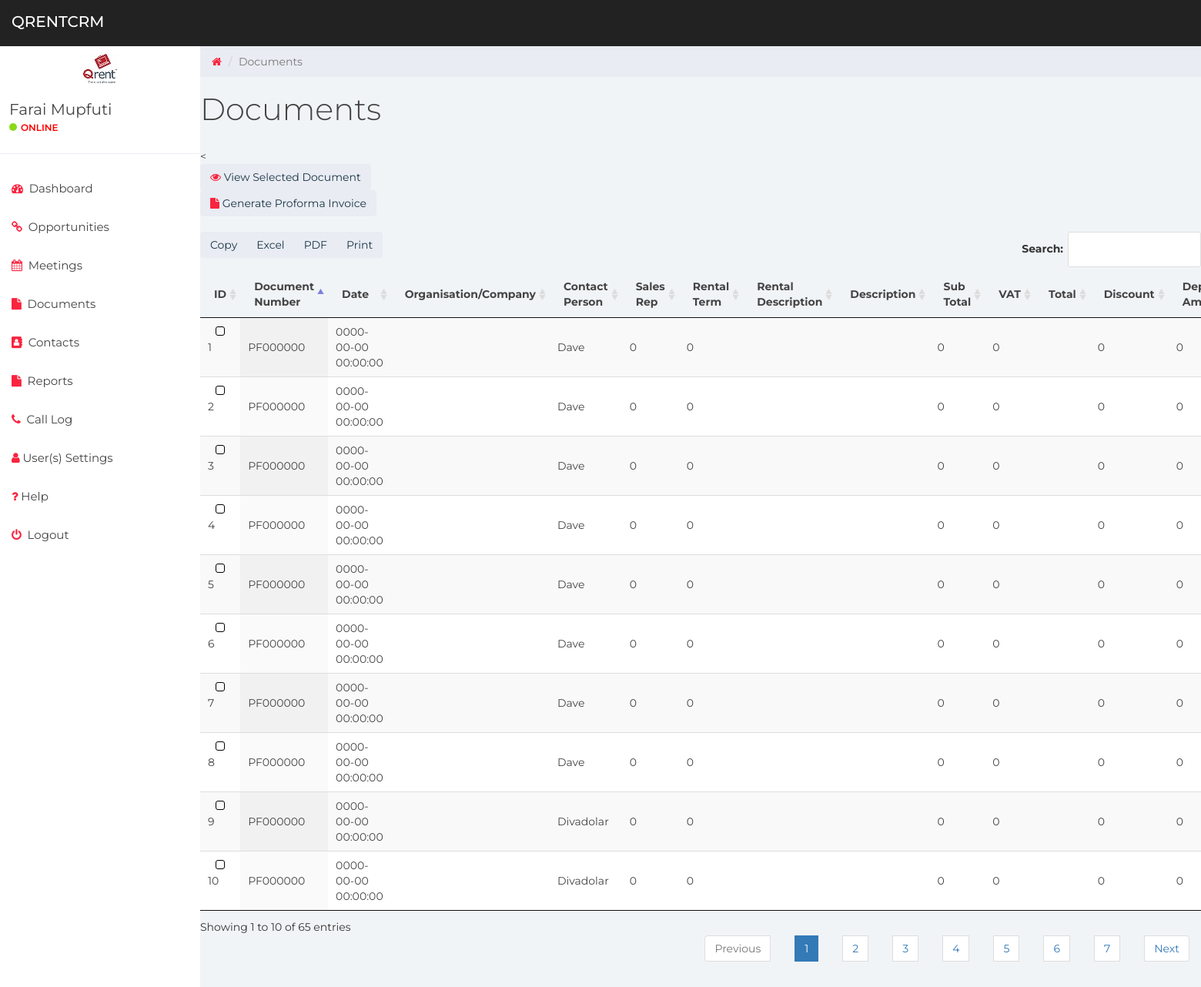
/documents.php (signed in), run on the app's committed database.
### tables this page shows
CREATE TABLE `invserialsheader` (
  `ID` int(11) NOT NULL,
  `Docno` varchar(9) NOT NULL,
  `DDate` timestamp NOT NULL DEFAULT CURRENT_TIMESTAMP,
  `CashName` varchar(30) NOT NULL,
  `Customer` varchar(30) NOT NULL,
  `Phone` varchar(22) NOT NULL,
  `Address` varchar(40) NOT NULL,
  `Address2` varchar(40) NOT NULL,
  `City` varchar(40) NOT NULL,
  `Province` varchar(50) NOT NULL,
  `Email` varchar(50) NOT NULL,
  `DepositCash` double NOT NULL,
  `DepositPeriod` varchar(3) NOT NULL,
  `subtotal` double NOT NULL,
  `Tax` double NOT NULL,
  `Total` double NOT NULL,
  `CustID` varchar(30) NOT NULL,
  `Remarks` varchar(100) NOT NULL,
  `RentalTerm` int(11) NOT NULL,
  `RentalDesc` varchar(10) NOT NULL,
  `Discount` double NOT NULL,
  `Description` varchar(100) NOT NULL,
  `sales_rep` varchar(50) NOT NULL,
  `telephone` varchar(50) NOT NULL,
  `username` varchar(30) NOT NULL,
  `Terms` varchar(30) NOT NULL,
  `MonthlyRental` varchar(20) NOT NULL
);

### documents.php (the view, shortened to what this page needs)
<?php
include("head.php");
?>
<div class="col-sm-9 col-sm-offset-3 col-lg-10 col-lg-offset-2 main">
		<div class="row">
			<ol class="breadcrumb">
				<li><a href="#">
					<em class="fa fa-home color-red"></em>
				</a></li>
				<li class="active">Documents</li>
			</ol>
		</div>
		<div class="row">
				<h1 class="page-header">Documents</h1>
<table>
<<td style="white-space:nowrap;">
		<button id="btnViewSelectedProforma" class="btn btn-default"><span class="fa fa-add"></span><em class="fa fa-eye color-red"> </em> View Selected Document</button>
				<form id="generateProformaForm">
				<button data-toggle="modal" id="generateProforma" data-target="#processProfModal" class="btn btn-default"><em class="fa fa-file color-red"></em>  Generate Proforma Invoice</button>
	</form>
	</td>
		</table>
		</div>
			<div class="row">
			<br>
<?php
$query = "SELECT * FROM invserialsheader";
$result = mysql_query($query);
echo "<table id=\"example\" class=\"display\" cellspacing=\"0\" width=\"100%\">";
echo "<thead><tr><th>ID</th><th>Document Number</th><th>Date</th><th>Organisation/Company</th><th>Contact Person</th><th>Sales Rep</th><th>Rental Term</th><th>Rental Description</th><th>Description</th><th>Sub Total</th><th>VAT</th><th>Total</th><th>Discount</th><th>Deposit Amount</th><th>Deposit Period</th><th>Address</th><th>Address2</th><th>City</th><th>Province</th><th>Mobile Phone</th><th>Telephone</th><th>Email</th><th>Remarks</th></tr></thead><tbody>";
while($row = mysql_fetch_array($result)){
echo "<tr><td>". $row['ID']."</td><td>". $row['Docno']."</td><td>". $row['DDate']."</td><td>".$row['Customer']."</td><td>".$row['CashName']."</td><td>".$row['username']."</td><td>".$row['RentalTerm']."</td><td>".$row['Rentaldesc']."</td><td>".$row['Description']."</td><td>".$row['subtotal']."</td><td>".$row['Tax']."</td><td>".$row['total']."</td><td>".$row['Discount']."</td><td>".$row['DepositCash']."</td><td>".$row['DepositPeriod']."</td><td>".$row['Address']."</td><td>".$row['Address2']."</td><td>".$row['City']."</td><td>".$row['Province']."</td><td>".$row['Mobile']."</td><td>".$row['Telephone']."</td><td>".$row['Email']."</td><td>".$row['Remarks']."</td></tr>";
}
echo "</tbody></table>";
?>
</div>
</div>
<?php
include("footer.php");
?>

### head.php (shortened to what this page needs)
<!DOCTYPE html>
<html>
<head>
	<link href="css/bootstrap.min.css" rel="stylesheet">
	<link href="css/font-awesome.min.css" rel="stylesheet">
	<link href="css/datepicker3.css" rel="stylesheet">
	<link href="css/styles.css" rel="stylesheet">
		<link href="css/jquery.dataTables.min.css" rel="stylesheet">
		<link href="css/select.dataTables.min.css" rel="stylesheet">
  <link rel="stylesheet" href="css/jquery.dataTables.min.css">
</head>
<body>
	<nav class="navbar navbar-custom navbar-fixed-top" role="navigation">
		<div class="container-fluid">
			<div class="navbar-header">
				<a class="navbar-brand" href="#">QRENT</span>CRM</a>
			</div>
		</div>
	</nav>
	<div id="sidebar-collapse" class="col-sm-3 col-lg-2 sidebar">
		<div class="profile-sidebar">
			<div class="profile">
			<p align="center"><img src="logo.jpg" class="img-responsive" alt=""></p>
			</div>
			<div class="profile-usertitle">
				<div class="profile-usertitle-name"><?php
echo $_SESSION['username'];
?></div>
				<div class="profile-usertitle-status" style="color:red;"><span class="indicator label-success"></span>Online</div>
			</div>
		</div>
		<ul class="nav menu">
			<li class="color-red"><a href="dashboard.php"><em class="fa fa-dashboard color-red">&nbsp;</em> Dashboard</a></li>
			<li class="color-red"><a href="opportunities.php"><em class="fa fa-link color-red">&nbsp;</em> Opportunities</a></li>
						<li class="color-red"><a href="meetings.php"><em class="fa fa-calendar color-red">&nbsp;</em> Meetings</a></li>
			<li class="color-red"><a href="documents.php"><em class="fa fa-file color-red">&nbsp;</em> Documents</a></li>
			<li class="color-red"><a href="contacts.php"><em class="fa fa-address-book color-red">&nbsp;</em> Contacts</a></li>
					<li class="color-red"><a href="reports.php"><em class="fa fa-file color-red">&nbsp;</em> Reports</a></li>
			<li class="color-red"><a href="calls.php"><em class="fa fa-phone color-red">&nbsp;</em> Call Log</a></li>
			<li class="color-red"><a href="user_management.php"><em class="fa fa-user color-red">&nbsp;</em>User(s) Settings </a></li>
						<li class="color-red"><a href="help.php"><em class="fa fa-question color-red">&nbsp;</em>Help </a></li>
			<li class="color-red" ><a href="logout.php"><em class="fa fa-power-off color-red">&nbsp;</em> Logout</a></li>
		</ul>
	</div>

### footer.php (shortened to what this page needs)
</body>
</html>

### css/styles.css (style rules this page uses)
body { background: #f1f4f7; padding-top: 60px; font-size: 14px; color: #444444; font-family: "Montserrat", "Helvetica Neue", Helvetica, Arial, sans-serif; }
p { color: #777; }
a, a:hover, a:focus { color: #30a5ff; }
h1, h2, h3, h4, h5, h6 { color: #444444; }
h1 { font-weight: 300; font-size: 40px; }
.color-red { color: #f9243f; }
.navbar-custom { background: #222; height: 60px; }
.navbar-header .navbar-brand { color: #fff; font-size: 20px; text-transform: uppercase; font-weight: 500; height: 60px; padding-top: 18px; }
.btn-default, .btn-default:hover, .btn-default:focus, .btn-default:active, .btn-default.active, .open > .dropdown-toggle.btn-default, .btn-default.disabled, .btn-default[disabled], fieldset[disabled] .btn-default, .btn-default.disabled:hover, .btn-default[disabled]:hover, fieldset[disabled] .btn-default:hover, .btn-default.disabled:focus, .btn-default[disabled]:focus, fieldset[disabled] .btn-default:focus, .btn-default.disabled:active, .btn-default[disabled]:active, fieldset[disabled] .btn-default:active, .btn-default.disabled.active, .btn-default[disabled].active, fieldset[disabled] .btn-default.active { background-color: #e9ecf2; border-color: #e9ecf2; color: #1b3548; }
.label-success { background-color: #8ad919; }
.navbar { border: 0; }
.sidebar { display: block; padding: 0; display: none; box-shadow: none; background: #fff; }
.sidebar ul { margin: 20px 0px; }
@media (min-width: 768px) { .sidebar { display: block; position: fixed; top: 60px; bottom: 0; left: 0; z-index: 1000; display: block; margin: 0; padding: 0; overflow-x: hidden; overflow-y: auto; } }
@media (min-width: 768px) { .navbar-header { width: 100%; } }
.sidebar ul.nav li a { height: 50px; font-size: 15px; line-height: 2em; color: #444444; }
.profile-sidebar { padding: 10px 0; border-bottom: 1px solid #e9ecf2; }
.indicator { width: 10px; height: 10px; display: inline-block; border-radius: 9999px; margin-right: 5px; }
.profile-usertitle { float: left; text-align: left; margin: 10px 0 0 12px; }
.profile-usertitle-name { font-size: 20px; margin-bottom: 0px; }
.profile-usertitle-status { text-transform: uppercase; color: #AAA; font-size: 12px; font-weight: 600; margin-bottom: 15px; }
.breadcrumb { border-radius: 0; padding: 10px 15px 10px 15px; background: #e9ecf2; margin: 0; }
h1.page-header { margin-top: 20px; border-bottom: 0; }

### data on the page
invserialsheader: ID "1", Docno "PF000000", DDate "0000-00-00 00:00:00", CashName "Dave", username "0", RentalTerm "0", subtotal "0", Tax "0", Discount "0", DepositCash "0"
invserialsheader: ID "2", Docno "PF000000", DDate "0000-00-00 00:00:00", CashName "Dave", username "0", RentalTerm "0", subtotal "0", Tax "0", Discount "0", DepositCash "0"
invserialsheader: ID "3", Docno "PF000000", DDate "0000-00-00 00:00:00", CashName "Dave", username "0", RentalTerm "0", subtotal "0", Tax "0", Discount "0", DepositCash "0"
invserialsheader: ID "4", Docno "PF000000", DDate "0000-00-00 00:00:00", CashName "Dave", username "0", RentalTerm "0", subtotal "0", Tax "0", Discount "0", DepositCash "0"
invserialsheader: ID "5", Docno "PF000000", DDate "0000-00-00 00:00:00", CashName "Dave", username "0", RentalTerm "0", subtotal "0", Tax "0", Discount "0", DepositCash "0"
invserialsheader: ID "6", Docno "PF000000", DDate "0000-00-00 00:00:00", CashName "Dave", username "0", RentalTerm "0", subtotal "0", Tax "0", Discount "0", DepositCash "0"
invserialsheader: ID "7", Docno "PF000000", DDate "0000-00-00 00:00:00", CashName "Dave", username "0", RentalTerm "0", subtotal "0", Tax "0", Discount "0", DepositCash "0"
invserialsheader: ID "8", Docno "PF000000", DDate "0000-00-00 00:00:00", CashName "Dave", username "0", RentalTerm "0", subtotal "0", Tax "0", Discount "0", DepositCash "0"
invserialsheader: ID "9", Docno "PF000000", DDate "0000-00-00 00:00:00", CashName "Divadolar", username "0", RentalTerm "0", subtotal "0", Tax "0", Discount "0", DepositCash "0"
invserialsheader: ID "10", Docno "PF000000", DDate "0000-00-00 00:00:00", CashName "Divadolar", username "0", RentalTerm "0", subtotal "0", Tax "0", Discount "0", DepositCash "0"

### other printed values
$_SESSION['username'] "Farai Mupfuti"
